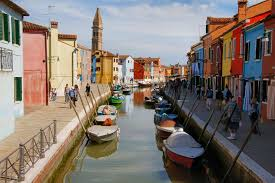
#> input picture test.jpg, 275 x 183 px
$ python filter.py
#> lines starting #> are read from the running program, lines starting #| are printed output that depends on the picture
import cv2
import numpy as np

img_file = 'test.jpg'
img = cv2.imread(img_file)
#> img is the input picture: shape (183, 275, 3); mean B, G, R 111.6, 118.8, 129.3

#kernal
kernal_ident = np.array([[0,0,0],[0,1,0],[0,0,0]])
kernal_3 = np.ones((3,3), dtype=np.float32) / 9.0
keranl_11 = np.ones((11,11), dtype=np.float32)/121.0

#apply filter
output_same = cv2.filter2D(img,-1,kernal_ident)
output_3 = cv2.filter2D(img, -1, kernal_3)
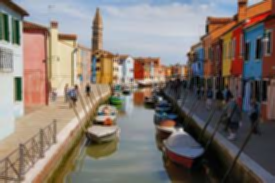
#> output_3: shape (183, 275, 3); mean B, G, R 111.6, 118.8, 129.3
output_11 = cv2.filter2D(img, -1, keranl_11)
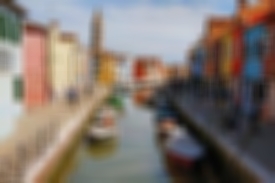
#> output_11: shape (183, 275, 3); mean B, G, R 111.6, 118.8, 129.3

#show
# cv2.imshow('same', output_same)
# cv2.imshow('3 x 3', output_3)
# cv2.imshow('11 x 11', output_11)

# motion blur

size = 15
kernal_blur = np.zeros((size, size))
kernal_blur[int((size-1)/2), :] =  np.ones(size)
kernal_blur = kernal_blur/size

output_blur = cv2.filter2D(img, -1, kernal_blur)
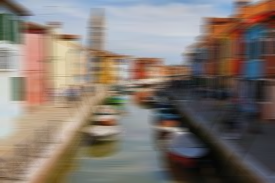
#> output_blur: shape (183, 275, 3); mean B, G, R 111.6, 118.8, 129.3


cv2.imshow('blur', output_blur)
cv2.imshow('original img', img)


cv2.waitKey()


#
